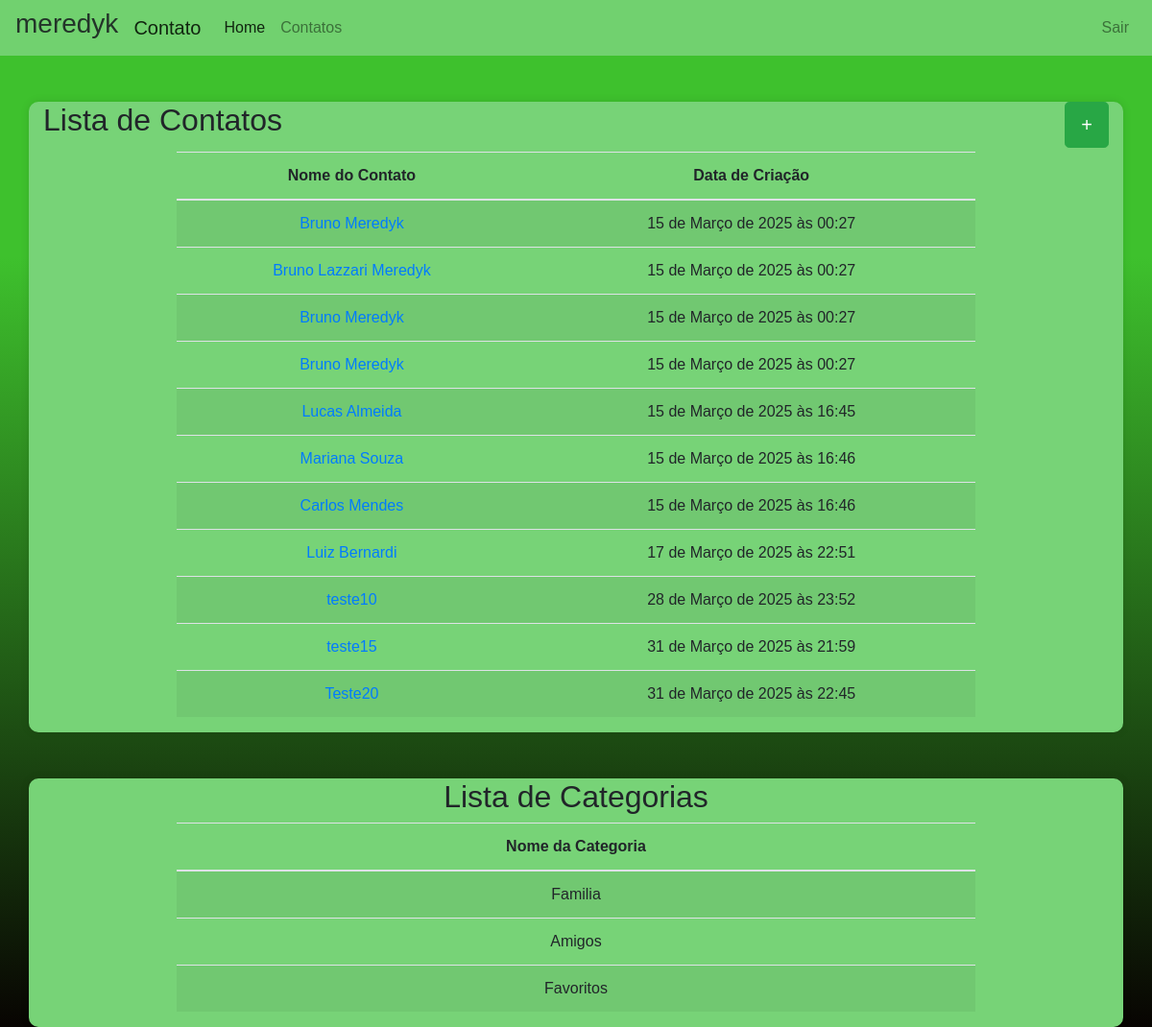
The page /contato/ (signed in) on the database as committed earlier.
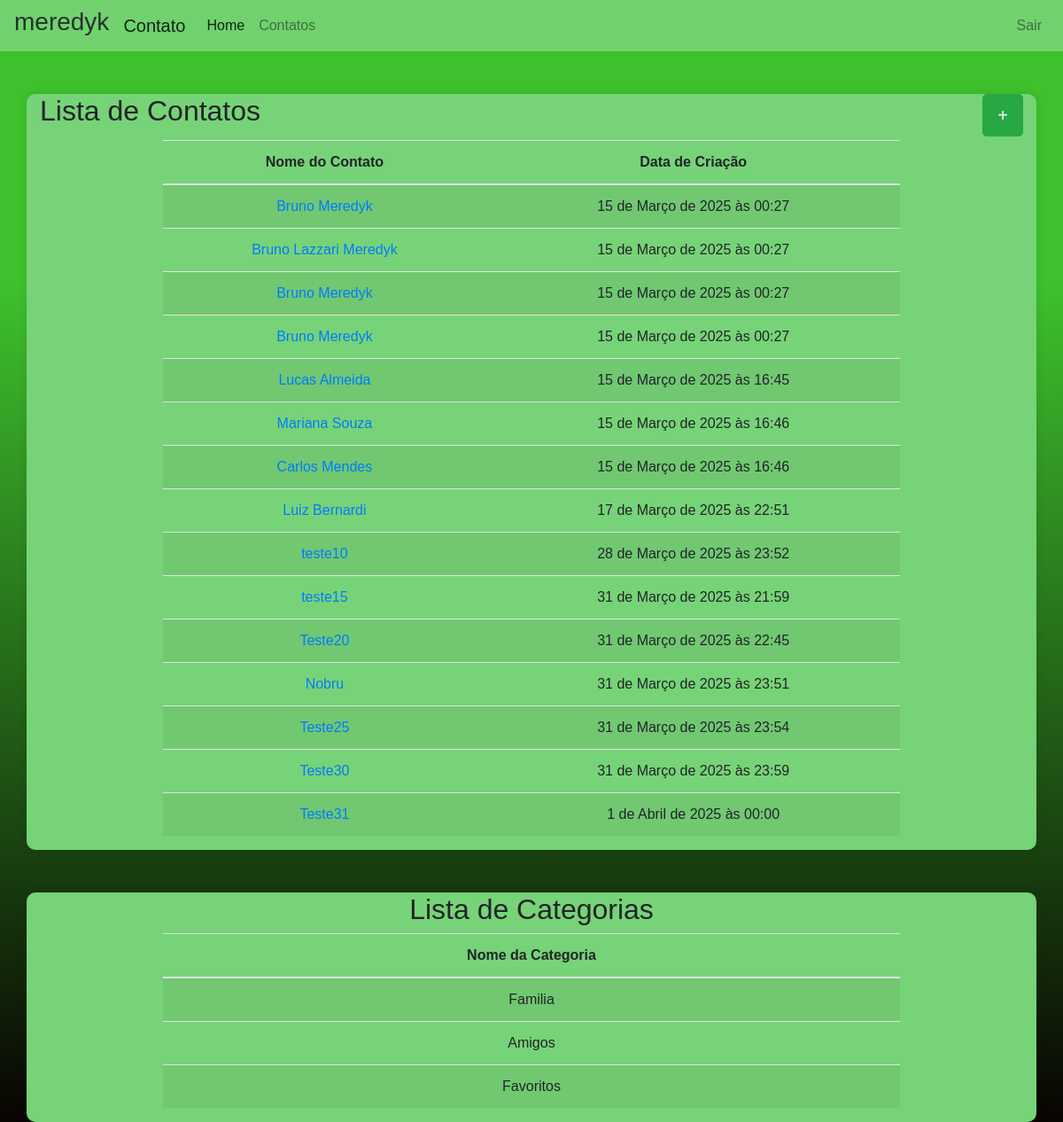
The same page on the database as committed later.
### Contato/models.py (models this page shows, shortened)
class Contato(models.Model):
    nome = models.CharField(max_length=255)
    Categoria = models.ForeignKey('Categoria', on_delete=models.CASCADE)
    foto = models.ImageField(blank=True, null=True)
    email = models.EmailField(unique=True)
    telefone = models.CharField(max_length=20)
    endereco = models.CharField(max_length=255)
    cep = models.CharField(max_length=9)
    cidade = models.CharField(max_length=100)
    estado = models.CharField(max_length=50)
    data_criacao = models.DateTimeField(auto_now_add=True)

class Categoria(models.Model):
    nome = models.CharField(max_length=255)

### Contato/views.py (the view)
# urls.py: path('contato/', views.index, name='contato'),
@login_required(login_url='login')
def index(request):
    contatos = Contato.objects.all()
    categorias = Categoria.objects.all()
    return render(request, 'pages/index.html', {'contatos': contatos, 'categorias': categorias})

### Contato/templates/pages/index.html (shortened to what this page needs)
{% load static %}
<!DOCTYPE html>
<html lang="pt-br">
  <head>
    <link
      rel="stylesheet"
      href="https://stackpath.bootstrapcdn.com/bootstrap/4.5.2/css/bootstrap.min.css"
    />
    <link rel="stylesheet" href="{% static 'css/style.css' %}" />
  </head>
  <body>
    <header>
      <nav
        class="navbar navbar-expand-lg navbar-light"
        style="background-color: #77d377; opacity: 0.9"
      >
      <h3 class="mr-auto">{{ request.user }}</h3>
      <a class="navbar-brand ml-3" href="{% url 'home' %}">Contato</a>
      <div class="collapse navbar-collapse" id="navbarNav">
        <ul class="navbar-nav mr-auto">
          <li class="nav-item active">
            <a class="nav-link" href="{% url 'home' %}">Home</a>
          </li>
          <li class="nav-item">
            <a class="nav-link" href="{% url 'contato' %}">Contatos</a>
          </li>
        </ul>
        <ul class="navbar-nav ml-auto">
           {% if request.user.is_authenticated %}
          <li class="nav-item">
            <a class="nav-link" href="{% url 'logout' %}">Sair</a>
          </li>
          {% endif %}
        </div>
      </nav>
    </header>
    <div class="container mt-5" style="background-color: #77d377">
        <div class="d-flex justify-content-between">
      <h2 class="text-center justify-content-center">Lista de Contatos</h2>
      <a href="{% url 'contatoform' %}" class="flex justify-content-end btn btn-primary mb-1 btn-lg btn-success">+</a>
      </div>
      <div class="d-flex justify-content-center">
        <table class="table table-striped w-75">
          <thead>
            <tr>
              <th class="text-center">Nome do Contato</th>
              <th class="text-center">Data de Criação</th>
            </tr>
          </thead>
          <tbody>
            {% for contato in contatos %}
            <tr>
              <td class="text-center">
                <a href="{% url 'contato_detalhe' contato.id %}"
                  >{{ contato.nome }}</a
                >
              </td>
              <td class="text-center">{{ contato.data_criacao }}</td>
            </tr>
            {% endfor %}
          </tbody>
        </table>
      </div>
    </div>
    <div class="container mt-5" style="background-color: #77d377">
      <h2 class="text-center">Lista de Categorias</h2>
      <div class="d-flex justify-content-center">
        <table class="table table-striped w-75">
          <thead>
            <tr>
              <th class="text-center">Nome da Categoria</th>
            </tr>
          </thead>
          <tbody>
            {% for categoria in categorias %}
            <tr>
              <td class="text-center">{{ categoria.nome }}</td>
            </tr>
            {% endfor %}
          </tbody>
        </table>
      </div>
    </div>
  </body>
</html>

Rows that differ between the two databases and show on the page:
added Contato: nome "Nobru", data_criacao "31 de Março de 2025 às 23:51"
added Contato: nome "Teste25", data_criacao "31 de Março de 2025 às 23:54"
added Contato: nome "Teste30", data_criacao "31 de Março de 2025 às 23:59"
added Contato: nome "Teste31", data_criacao "1 de Abril de 2025 às 00:00"
